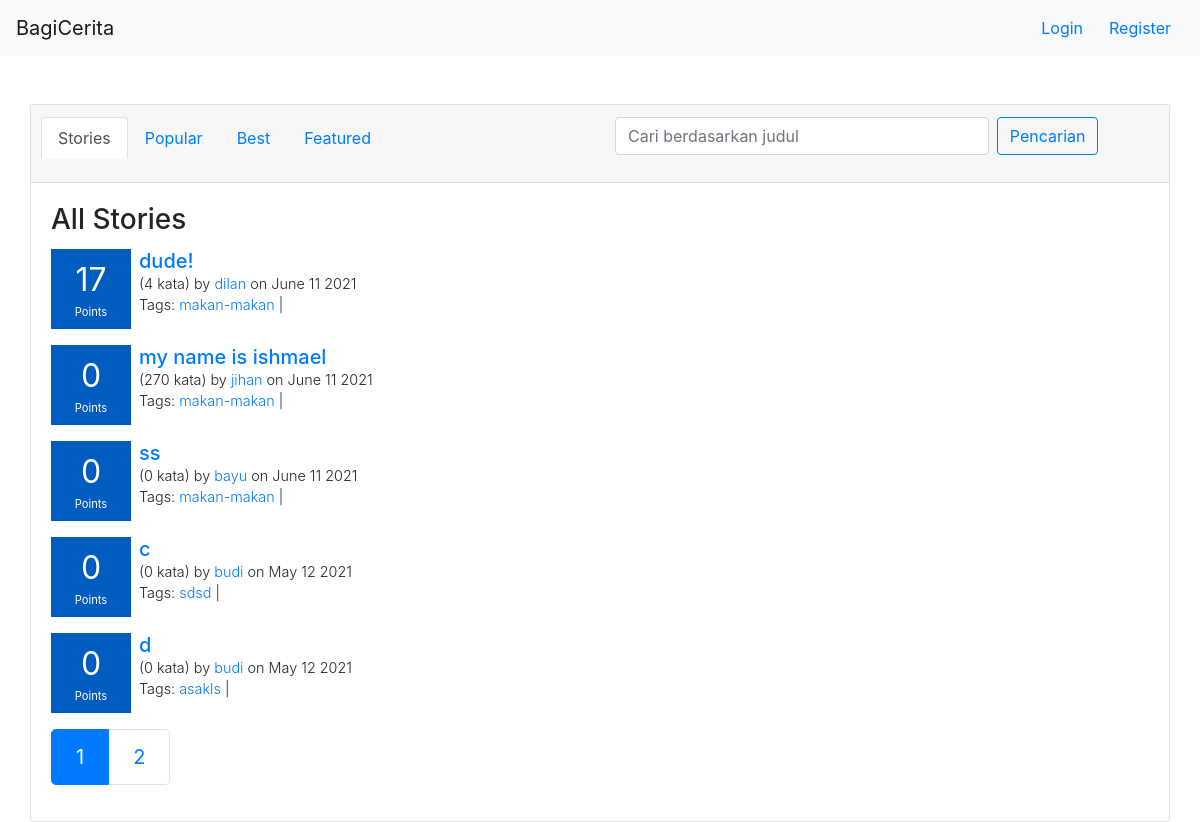
Screenshot of /stories/ with the database file from the repository.
### story/models.py (models this page shows, shortened)
class Story(models.Model):
    title = models.CharField(max_length=120,blank=True)
    date_posted = models.DateTimeField(null=True, blank=True)
    content = RichTextField(blank=True,null=True)
    user = models.ForeignKey(User, on_delete=models.CASCADE,default=None)
    words_count = models.IntegerField(default=0)
    class Meta:
        ordering = ["-date_posted"]

class Tag(models.Model):
    name = models.CharField(max_length=120,blank=True)
    stories = models.ManyToManyField(Story)

### story/views.py (the view)
# urls.py: path('',stories_view,name="stories"),
def stories_view(request):
    context={
        "page":"stories"
    }
    stories = get_stories()
    if(request.GET.get('tag')):
        tag = request.GET.get('tag')
        stories = get_stories(search={"search_by":"tag","key":tag})
        context["page"] = "search-by-tag"
        context["tag"] = tag
    elif(request.GET.get("judul")):
        judul = request.GET.get("judul")
        stories = get_stories(search={"search_by":"judul","key":judul})
        context["page"] = "search-by-judul"
        context["judul"] = judul
    stories = pagination(stories, request)
    context["stories"] = stories
    return render(request,"story/stories.html",context)

### bagicerita/context_processor.py (called while the page is built)
def get_auth_form(request):
    registerForm = UserCreationForm()
    return{
        'register_form':registerForm
    }

def check_if_logged_in(request):
    if request.user.is_authenticated:
        return{
            'logged_in':True,
            'username':request.user.username
        }
    else:
        return {
            'logged_in':False
        }

### bagicerita/helpers.py (called while the page is built)
def get_story(story):
    story.tags = story.tag_set.all()
    story.date_posted = story.date_posted.strftime("%B %d %Y")
    story = calculate_story_rating(story)
    return story

def calculate_story_rating(story):
    comments = story.comment_set.filter(replied_comment_id=0)
    story_rating=0
    for comment in comments:
        story_rating+=comment.rating
    story.rating = story_rating
    return story

def pagination(stories,request):
    paginator = Paginator(stories, 5)
    page=1
    if(request.GET.get("page")):
        page = request.GET.get("page")
    stories = paginator.get_page(page)
    stories.len = len(stories)
    return stories

### story/templatetags/story_tags.py (called while the page is built)
@register.inclusion_tag('story/story_box.html')
def story_box_tag(story):
    return {'story':story}

### templates/story/stories.html (shortened to what this page needs)
{% extends 'base.html' %}
{% load story_tags %}
{% block content %}
    {% include 'navbar.html' %}
    <div class="container">
        <div class="row mt-5">
            <div class="card" style="width: 100%">
                <div class="card-header">
                    <div class="row">
                       <div class="col-lg-6 mb-4">
                            <ul class="nav nav-tabs card-header-tabs">
                                <li class="nav-item">
                                    <a class="nav-link {% if page == 'stories' %} active {% endif %}" aria-current="true" href="/stories">Stories</a>
                                </li>
                                <li class="nav-item">
                                    <a class="nav-link {% if page == 'popular' %} active {% endif %} " href="/stories/popular">Popular</a>
                                </li>
                                <li class="nav-item">
                                    <a class="nav-link {% if page == 'best' %} active {% endif %}" href="/stories/best">Best</a>
                                </li>
                                <li class="nav-item">
                                    <a class="nav-link {% if page == 'featured' %} active {% endif %}" href="/stories/featured">Featured</a>
                                </li>
                            </ul>
                       </div>
                       <div class="col-lg-6">
                            <form method="GET" class="form-inline">
                                <input name="judul" class="searchbar form-control mr-2" type="text" placeholder="Cari berdasarkan judul" aria-label="Search">
                                <button class="btn btn-outline-primary" type="submit">Pencarian</button>
                            </form>
                       </div>
                    </div>
                </div>
                <div class="card-body">
                    <h3 class="card-title">
                        {%if page == "stories" %}
                            All Stories
                        {%elif page == "popular" %}
                            Popular Stories
                        {%elif page == "best" %}
                            Best Stories
                        {%elif page == "search-by-tag" %}
                            Tag: {{tag}}
                        {%elif page == "search-by-judul" %}
                            Judul: {{judul}}
                        {%else %}
                            Featured Stories
                        {% endif %}
                    </h3>
                    {% for story in stories %}
                        {% story_box_tag story %}
                    {% endfor %}
                    {% if stories.len != 0 %}
                        <nav aria-label="Page navigation example">
                            <ul class="pagination pagination-lg">
                                {% for num in stories.paginator.page_range %}
                                    {% if page == "stories" %}
                                        <li class="page-item {% if stories.number == num %} active {% endif %}"><a class="page-link" href="/stories?page={{num}}">{{num}}</a></li>
                                    {% elif page == "popular" %}
                                        <li class="page-item {% if stories.number == num %} active {% endif %}"><a class="page-link" href="/stories/popular?page={{num}}">{{num}}</a></li>
                                    {% elif page == "best" %}
                                        <li class="page-item {% if stories.number == num %} active {% endif %}"><a class="page-link" href="/stories/best?page={{num}}">{{num}}</a></li>
                                    {% elif page == "featured" %}
                                        <li class="page-item {% if stories.number == num %} active {% endif %}"><a class="page-link" href="/stories/featured?page={{num}}">{{num}}</a></li>
                                    {% elif page == "search-by-judul" %}
                                        <li class="page-item {% if stories.number == num %} active {% endif %}"><a class="page-link" href="/stories?judul={{judul}}&page={{num}}">{{num}}</a></li>
                                    {% elif page == "search-by-tag" %}
                                        <li class="page-item {% if stories.number == num %} active {% endif %}"><a class="page-link" href="/stories?tag={{tag}}&page={{num}}">{{num}}</a></li>
                                    {%endif %}
                                {% endfor %}
                            </ul>
                        </nav>
                    {% endif %}
                </div>
            </div>
        </div>
    </div>
{% endblock %}

### templates/story/story_box.html
<div class="story-box mb-3">
    <div class="score-box mr-2">
        <div class="points-number text-center mb-0">{{story.rating}}</div>
        <div class="points-text text-center">Points</div>
    </div>
    <div class="info">
        <h5 class="mb-0"><a href="/stories/{{story.id}}">{{story.title}}</a></h5>
        <span class="text-story-info text font-weight-light">({{story.words_count}} kata) by <a href="/user/{{story.user.username}}/profile">{{story.user.username}}</a> on {{story.date_posted}}</span>
        <span class="text-story-info text tags font-weight-light">Tags:
            {% for tag in  story.tags%}
                <a href="/stories?tag={{tag.name}}">{{tag.name}}</a> |
            {% endfor %}
        </span>
    </div>
</div>

### static/style.css (style rules this page uses)
.score-box { background-color: #0b6623; background-color: #005CBF; color: white; height: 80px; width: 80px; display: flex; justify-content: center; align-items: center; flex-direction: column; }
.points-number { font-size: 2em; }
.points-text { font-size: 0.7em; }
.story-box { width: 100%; display: flex; }
.story-box .score-box { max-height: 90px; }
.text-story-info { display: block; font-size: 0.9em; }
.searchbar { width: 70% !important; }

### rows the page displays
Story: rating "17", title "dude!", words_count "4", user.username "dilan", date_posted "June 11 2021"
Tag: name "makan-makan"
Story: rating "0", title "my name is ishmael", words_count "270", user.username "jihan", date_posted "June 11 2021"
Story: rating "0", title "ss", words_count "0", user.username "bayu", date_posted "June 11 2021"
Story: rating "0", title "c", words_count "0", user.username "budi", date_posted "May 12 2021"
Tag: name "sdsd"
Story: rating "0", title "d", words_count "0", user.username "budi", date_posted "May 12 2021"
Tag: name "asakls"

### other values shown
{{ num }} "1" "2"
